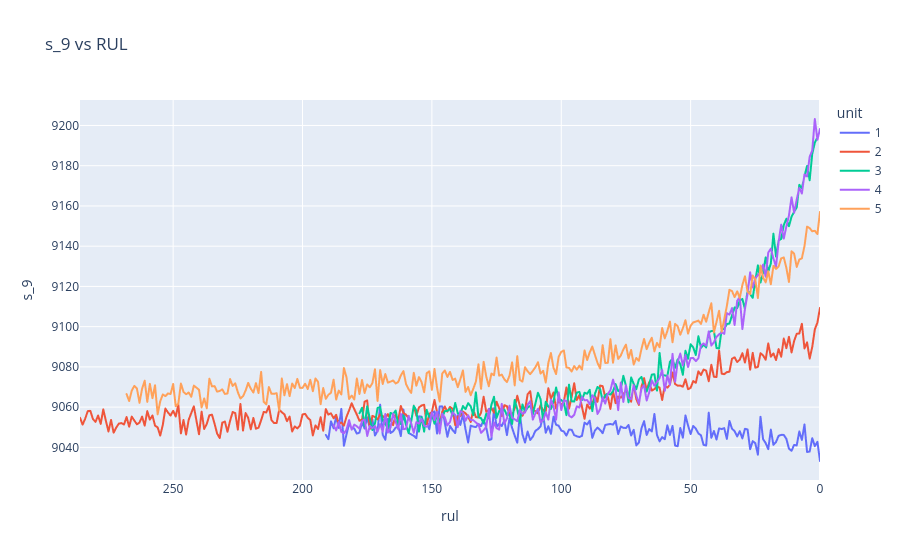
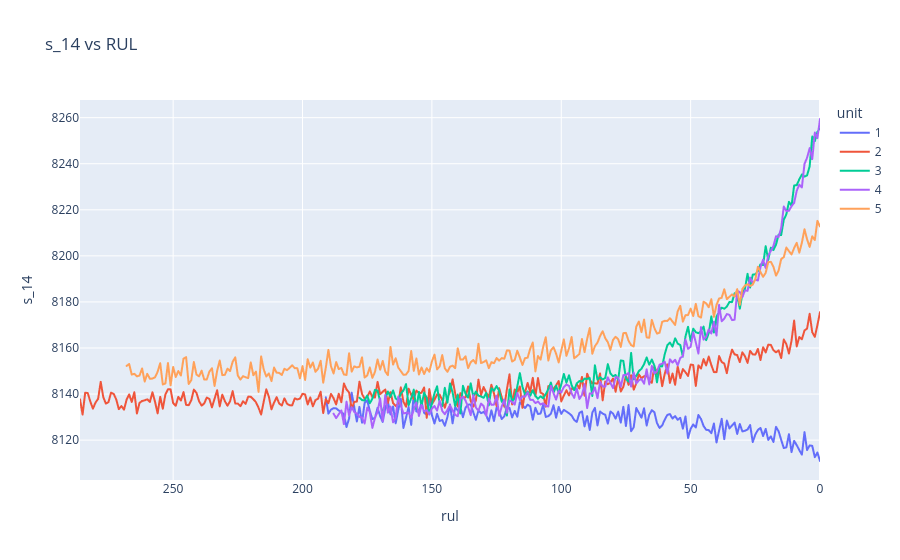

Source (notebook cell) for these figures, in order:
### Markdown cell above
FD001 EDA findings

1.Engine life varies widely (128–362 cycles, median 199), so age-based maintenance wastes about a third of typical life. Sensor-based prediction is justified.

2.Seven sensors are constant under FD001's single operating condition and are dropped. Fourteen informative sensors are kept.

3.Temperatures and pressures rise toward failure while coolant bleeds fall, consistent with compressor efficiency loss.

4.Degradation is two-phase (plateau, then wear-out from RUL ≈ 125), so the RUL 5.target is capped at 125.

5.Sensors are noisy relative to the trend, so rolling-window features are needed.

6.Next: check sensor-to-sensor redundancy and investigate s_9 and s_14 per engine.

### Code cell
sample = train[train["unit"].isin([1, 2, 3, 4, 5])]
for s in ["s_9", "s_14"]:
    fig = px.line(sample, x="rul", y=s, color="unit", title=f"{s} vs RUL")
    fig.update_xaxes(autorange="reversed")  # failure at the right edge
    fig.show()

### Figure 1 — Plotly figure (JSON) as saved in the notebook; plotly's stock layout.template omitted (floating-point values rounded to 4 significant figures; data arrays with more than 128 entries replaced by an {"elided": "..."} marker saying what was removed)
{"data": [{"hovertemplate": "unit=1<br>rul=%{x}<br>s_9=%{y}<extra></extra>", "legendgroup": "1", "line": {"color": "#636efa", "dash": "solid"}, "marker": {"symbol": "circle"}, "mode": "lines", "name": "1", "showlegend": true, "type": "scattergl", "x": {"elided": "192 int values"}, "xaxis": "x", "y": {"elided": "192 float values"}, "yaxis": "y"}, {"hovertemplate": "unit=2<br>rul=%{x}<br>s_9=%{y}<extra></extra>", "legendgroup": "2", "line": {"color": "#EF553B", "dash": "solid"}, "marker": {"symbol": "circle"}, "mode": "lines", "name": "2", "showlegend": true, "type": "scattergl", "x": {"elided": "287 int values"}, "xaxis": "x", "y": {"elided": "287 float values"}, "yaxis": "y"}, {"hovertemplate": "unit=3<br>rul=%{x}<br>s_9=%{y}<extra></extra>", "legendgroup": "3", "line": {"color": "#00cc96", "dash": "solid"}, "marker": {"symbol": "circle"}, "mode": "lines", "name": "3", "showlegend": true, "type": "scattergl", "x": {"elided": "179 int values"}, "xaxis": "x", "y": {"elided": "179 float values"}, "yaxis": "y"}, {"hovertemplate": "unit=4<br>rul=%{x}<br>s_9=%{y}<extra></extra>", "legendgroup": "4", "line": {"color": "#ab63fa", "dash": "solid"}, "marker": {"symbol": "circle"}, "mode": "lines", "name": "4", "showlegend": true, "type": "scattergl", "x": {"elided": "189 int values"}, "xaxis": "x", "y": {"elided": "189 float values"}, "yaxis": "y"}, {"hovertemplate": "unit=5<br>rul=%{x}<br>s_9=%{y}<extra></extra>", "legendgroup": "5", "line": {"color": "#FFA15A", "dash": "solid"}, "marker": {"symbol": "circle"}, "mode": "lines", "name": "5", "showlegend": true, "type": "scattergl", "x": {"elided": "269 int values"}, "xaxis": "x", "y": {"elided": "269 float values"}, "yaxis": "y"}], "layout": {"legend": {"title": {"text": "unit"}, "tracegroupgap": 0}, "title": {"text": "s_9 vs RUL"}, "xaxis": {"anchor": "y", "autorange": "reversed", "domain": [0, 1], "title": {"text": "rul"}}, "yaxis": {"anchor": "x", "domain": [0, 1], "title": {"text": "s_9"}}}}

### Figure 2 — Plotly figure (JSON) as saved in the notebook; plotly's stock layout.template omitted (floating-point values rounded to 4 significant figures; data arrays with more than 128 entries replaced by an {"elided": "..."} marker saying what was removed)
{"data": [{"hovertemplate": "unit=1<br>rul=%{x}<br>s_14=%{y}<extra></extra>", "legendgroup": "1", "line": {"color": "#636efa", "dash": "solid"}, "marker": {"symbol": "circle"}, "mode": "lines", "name": "1", "showlegend": true, "type": "scattergl", "x": {"elided": "192 int values"}, "xaxis": "x", "y": {"elided": "192 float values"}, "yaxis": "y"}, {"hovertemplate": "unit=2<br>rul=%{x}<br>s_14=%{y}<extra></extra>", "legendgroup": "2", "line": {"color": "#EF553B", "dash": "solid"}, "marker": {"symbol": "circle"}, "mode": "lines", "name": "2", "showlegend": true, "type": "scattergl", "x": {"elided": "287 int values"}, "xaxis": "x", "y": {"elided": "287 float values"}, "yaxis": "y"}, {"hovertemplate": "unit=3<br>rul=%{x}<br>s_14=%{y}<extra></extra>", "legendgroup": "3", "line": {"color": "#00cc96", "dash": "solid"}, "marker": {"symbol": "circle"}, "mode": "lines", "name": "3", "showlegend": true, "type": "scattergl", "x": {"elided": "179 int values"}, "xaxis": "x", "y": {"elided": "179 float values"}, "yaxis": "y"}, {"hovertemplate": "unit=4<br>rul=%{x}<br>s_14=%{y}<extra></extra>", "legendgroup": "4", "line": {"color": "#ab63fa", "dash": "solid"}, "marker": {"symbol": "circle"}, "mode": "lines", "name": "4", "showlegend": true, "type": "scattergl", "x": {"elided": "189 int values"}, "xaxis": "x", "y": {"elided": "189 float values"}, "yaxis": "y"}, {"hovertemplate": "unit=5<br>rul=%{x}<br>s_14=%{y}<extra></extra>", "legendgroup": "5", "line": {"color": "#FFA15A", "dash": "solid"}, "marker": {"symbol": "circle"}, "mode": "lines", "name": "5", "showlegend": true, "type": "scattergl", "x": {"elided": "269 int values"}, "xaxis": "x", "y": {"elided": "269 float values"}, "yaxis": "y"}], "layout": {"legend": {"title": {"text": "unit"}, "tracegroupgap": 0}, "title": {"text": "s_14 vs RUL"}, "xaxis": {"anchor": "y", "autorange": "reversed", "domain": [0, 1], "title": {"text": "rul"}}, "yaxis": {"anchor": "x", "domain": [0, 1], "title": {"text": "s_14"}}}}
